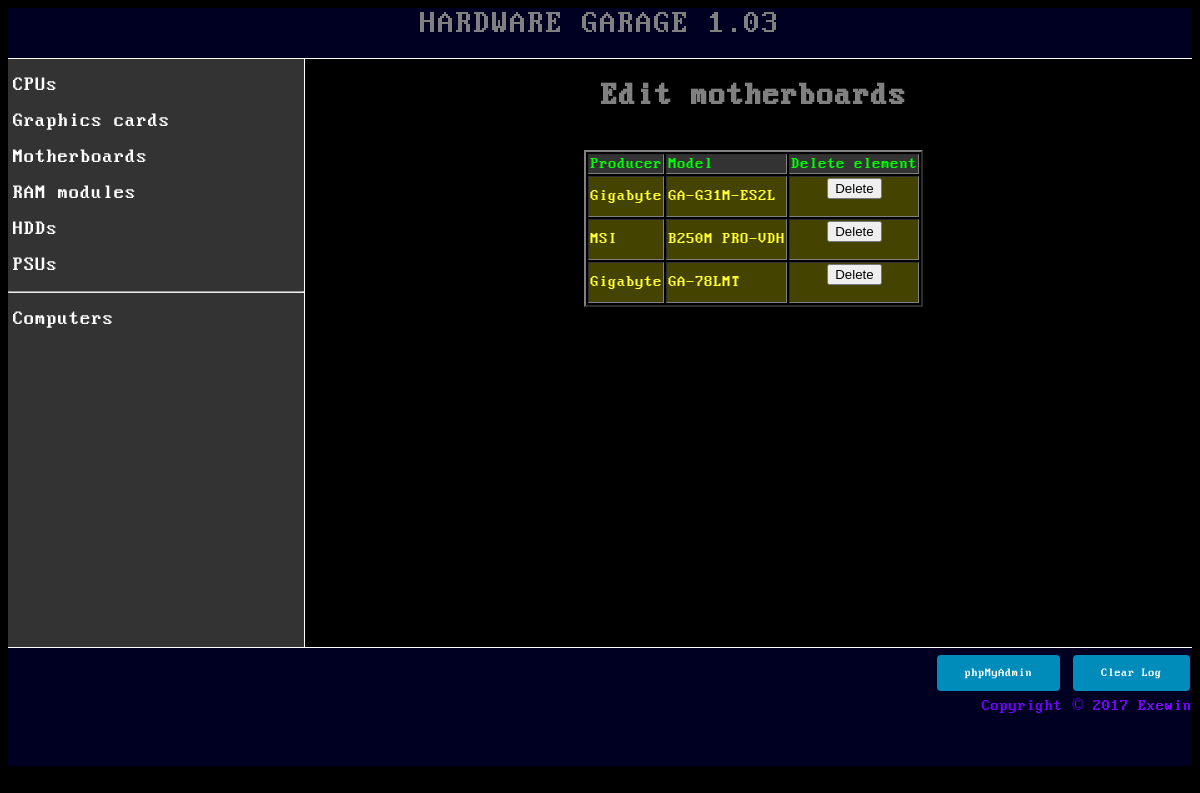
The page /mobo_edit.php on the database its author committed.
### tables this page shows
CREATE TABLE `mobo` (
  `id` int(11) NOT NULL,
  `producent` varchar(30) NOT NULL,
  `model` varchar(30) NOT NULL,
  `gniazdo` varchar(30) NOT NULL,
  `pci` tinyint(1) NOT NULL,
  `agp` tinyint(1) NOT NULL,
  `pcie` tinyint(1) NOT NULL,
  `ata` tinyint(1) NOT NULL,
  `sata` tinyint(1) NOT NULL,
  `ramtyp` varchar(10) NOT NULL,
  `ramilosc` tinyint(4) NOT NULL,
  `img` text
);

### mobo_edit.php (the view, shortened to what this page needs)
<html>
<head>
</head>
<body>
<?php
include 'title.php';
include 'menu.php';
$con=mysqli_connect('localhost','root','','hardware');
?>
<div class="edit">
<center>
<h1><a href="mobo.php">Edit motherboards</a></h1>
<br/>
<table border=2px>
<thead><tr><td>Producer</td><td>Model</td><td>Delete element</td></tr></thead>
<?php
if($con)
{
	$query = mysqli_query($con,"SELECT * FROM mobo");
	while($row = mysqli_fetch_row($query))
	{
		echo "<tr style='background-color:#440; color:#ff3';> ";
		echo "<td>$row[1]</td><td>$row[2]</td>";
		echo "<td><center><form method='POST'><button type='submit' name='delete' value='$row[0]'>Delete</button></form></center></td></tr>";
	}
}
else
	echo 'Database error.';
?>
</table>
</center>
</div>
<?php
include 'footer.php';
?>
</body>
</html>

### style/style.css (style rules this page uses)
body { background-color:#000; color:#70f; font-family:BiosFont; }
a { text-decoration:none; color:gray; }
.show, .dane, .edit, .home { float:right; width:74%; height:75%; overflow-y:scroll; }
thead { color:#0f0; background-color:#333; }

### rows shown on the page
mobo: producent "Gigabyte", model "GA-G31M-ES2L", $row[0] 1 (drawn)
mobo: producent "MSI", model "B250M PRO-VDH", $row[0] 2 (drawn)
mobo: producent "Gigabyte", model "GA-78LMT", $row[0] 3 (drawn)
